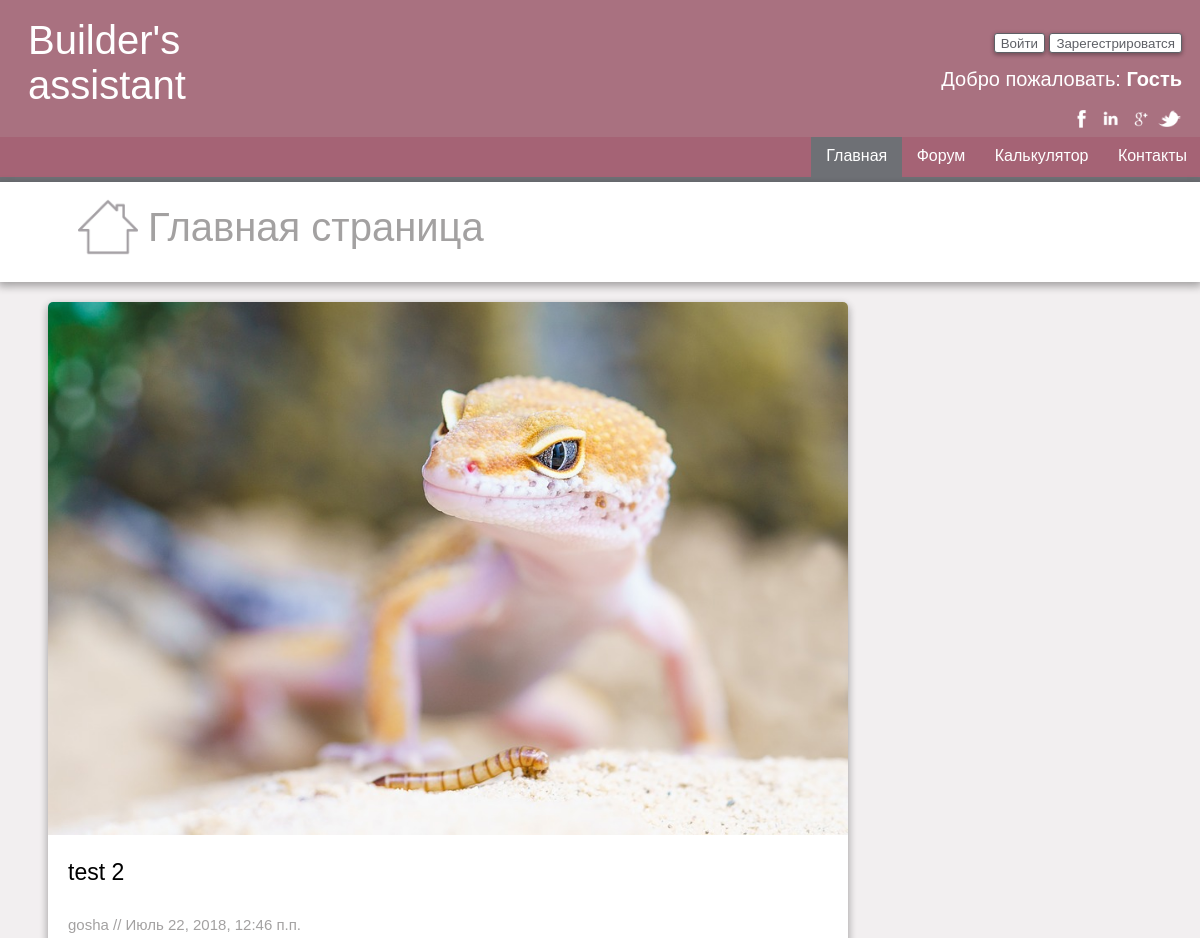
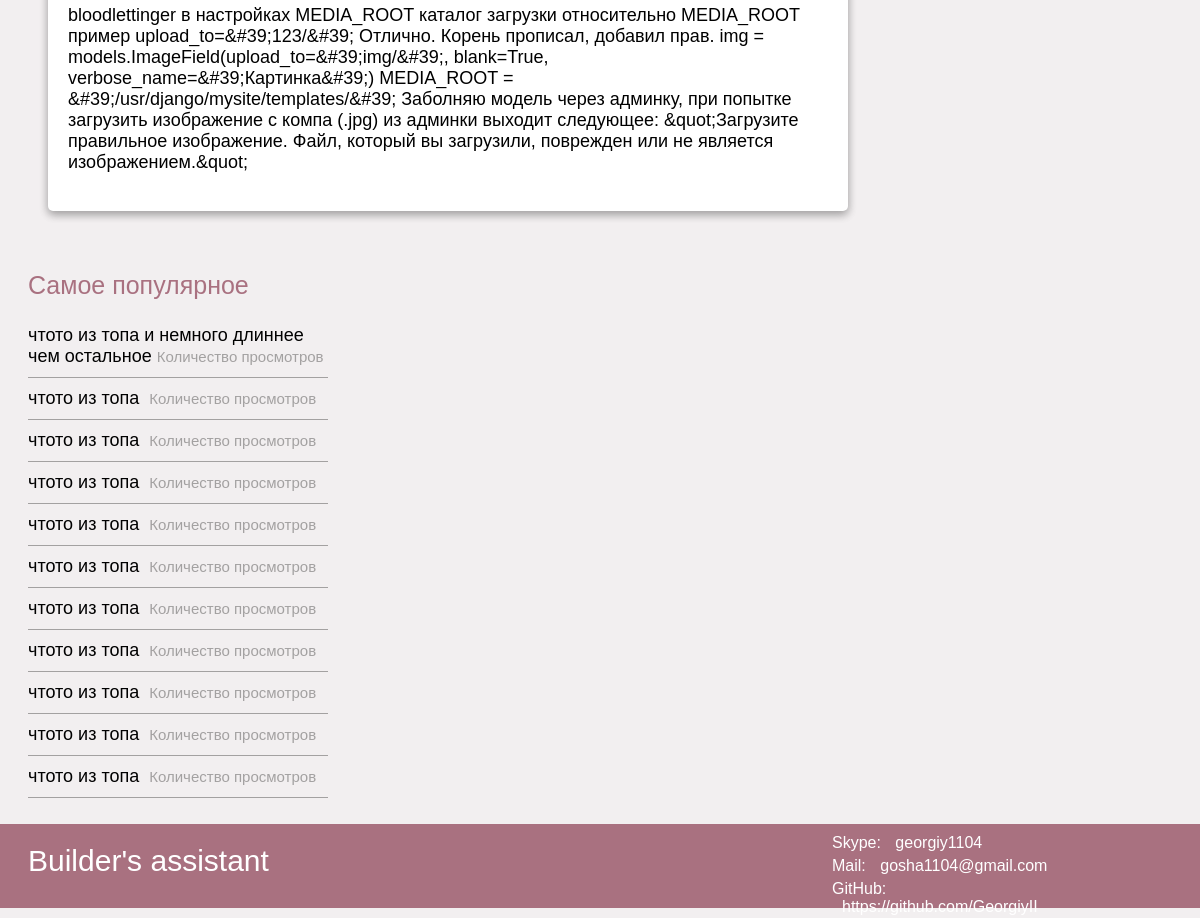
/2, run on the app's committed database (2 pictures, top to bottom).
### news/models.py (models this page shows)
class Article (models.Model):
    article_capture = models.CharField(max_length=100)
    article_text = models.TextField(u'Текст статьи')
    article_short = models.TextField(u'Описание статьи')
    article_image = models.ImageField(upload_to='static/articles/', default='static/articles/')
    article_author = models.CharField(max_length=100)
    article_date = models.DateTimeField(default=timezone.now)
    class Meta:
        ordering = ['-article_date']

### news/views.py (the view)
# urls.py: re_path(r'^(?P<pk>\d+)$', TemplateNews.as_view(), name='news'),
class TemplateNews (DetailView):
    template_name = "news.html"
    model = Article

### templates/news.html (shortened to what this page needs)
{% extends 'index.html' %}
{% load staticfiles %}
{% block content %}
    <div class="tab-name"><img src="{% static "images/home.png" %}"><span>Главная страница</span></div>
    <div class="middle">
        <div class="full-article">
            <img src="{{ object.article_image.url }}" class="image">
            <p class="caption">{{ object.article_capture }}</p>
            <p class="author">{{ object.article_author }} // {{ object.article_date }}</p>
            <p class="text">{{ object.article_text }}</p>
        </div>
    </div>
    {% include 'top_news.html' %}
{% endblock %}

### templates/index.html (shortened to what this page needs)
{% load staticfiles %}
<!DOCTYPE html>
<html lang="ru">
<head>
    <link rel="stylesheet" type="text/css" href="{% static "style.css" %}"/>
</head>
<body>
<div class="header" id="header">
    <div class="logotype"><a href="{% url 'main' %}">Builder's assistant</a></div>
    <div class="buttons">
        <button type="button" class="button in">Войти</button>
        <button type="button" class="button reg">Зарегестрироватся</button>
    </div>
    <div class="hello">Добро пожаловать: <strong>Гость</strong></div>
    <ul class="social">
        <li><a href="#" class="facebook"><img src="{% static "images/facebook.png" %}" width="25" height="25"></a></li>
        <li><a href="#" class="linkedin"><img src="{% static "images/linkedin.png" %}" width="25" height="25"></a></li>
        <li><a href="#" class="google"><img src="{% static "images/google_plus.png" %}" width="25" height="25"></a></li>
        <li><a href="#" class="twitter"><img src="{% static "images/twitter.png" %}" width="25" height="25"></a></li>
    </ul>
</div>
<div class="content">
    <ul class="menu-bar">
        <li><a href="{% url "main" %}">Главная</a></li>
        <li><a href="{% url "forum" %}">Форум</a></li>
        <li id="active-bar"><a href="{% url "calculator" %}">Калькулятор</a>
        </li>
        <li><a href="{% url "contacts" %}">Контакты</a></li>
    </ul>
    <div class="content-block">
        {% block content %}
        {% endblock content %}
    </div>
</div>
<div class="footer">
    <div class="logotype"><a href="#">Builder's assistant</a></div>
    <div class="contacts">
        <p>Skype: <a href="#">georgiy1104</a></p>
        <p>Mail: <a href="gosha1104@gmail.com">gosha1104@gmail.com</a></p>
        <p>GitHub: <a href="https://github.com/GeorgiyII">https://github.com/GeorgiyII</a></p>
    </div>
</div>
</body>
</html>

### templates/top_news.html
<div class="right-bar">
    <p class="right-name">Самое популярное</p>
    <ul class="right-top">
        <li><a href="#">чтото из топа и немного длиннее чем остальное<span>Количество просмотров</span></a></li>
        <li><a href="#">чтото из топа <span>Количество просмотров</span></a></li>
        <li><a href="#">чтото из топа <span>Количество просмотров</span></a></li>
        <li><a href="#">чтото из топа <span>Количество просмотров</span></a></li>
        <li><a href="#">чтото из топа <span>Количество просмотров</span></a></li>
        <li><a href="#">чтото из топа <span>Количество просмотров</span></a></li>
        <li><a href="#">чтото из топа <span>Количество просмотров</span></a></li>
        <li><a href="#">чтото из топа <span>Количество просмотров</span></a></li>
        <li><a href="#">чтото из топа <span>Количество просмотров</span></a></li>
        <li><a href="#">чтото из топа <span>Количество просмотров</span></a></li>
        <li><a href="#">чтото из топа <span>Количество просмотров</span></a></li>
    </ul>
</div>

### static/style.css (style rules this page uses)
body { background: #f2eff0; font-family: Gill Sans, sans-serif; }
.header { margin: -10px -10px 0 -10px; padding: 20px; background: #a97180; color: white; height: 100px; }
.header .logotype { font-family: "Comic Sans MS", cursive, sans-serif; font-size: 40px; padding: 0 10px 10px 10px; width: 170px; float: left; }
.header .logotype a { text-decoration: none; color: white; }
.header .buttons { text-align: right; margin-top: 15px; }
.header .buttons .button { height: 20px; color: #5e6066; background-color: white; border: 1px solid #5e6066; border-radius: 3px; box-shadow: 0 2px 4px 0 rgba(0,0,0,0.2), 0 1px 5px 0 rgba(0,0,0,0.19); }
.header .hello { text-align: right; margin-top: 15px; font-size: 20px; }
.header .social { margin-top: 15px; text-align: right; }
.header .social li { display: inline-block; }
.header .social a { color: white; text-decoration: none; }
.content .menu-bar { text-align: right; background-color: #a56375; margin: -1px -10px 0 -10px; border-bottom: 5px solid #6e7075; box-sizing: border-box; }
.content .menu-bar li { text-decoration: none; display: inline-block; padding: 0 15px 0 15px; margin-left: -5px; position: relative; text-align: center; }
.content .menu-bar .current { background-color: #6e7075; }
.content .menu-bar a { text-decoration: none; color: white; padding: 10px 0 10px 0; width: 100%; height: 20px; display: block; }
.tab-name { background-color: white; color: #a3a1a1; height: 100px; padding: 15px 0 0 80px; margin: 0 -10px 0 -10px; box-sizing: border-box; font-size: 40px; box-shadow: 0 4px 8px 0 rgba(0,0,0,0.2), 0 3px 10px 0 rgba(0,0,0,0.19); }
.tab-name img { display: inline-block; height: 60px; width: 60px; margin-right: 10px; vertical-align: middle; }
.tab-name span { display: inline-block; vertical-align: middle; }
.content .middle { width: 810px; padding: 20px 40px 20px 40px; display: inline-block; }
.content .right-bar { width: 320px; margin-top: 0; margin-left: 0; display: inline-block; vertical-align: top; padding: 20px; }
.content .right-bar .right-name { font-size: 25px; color: #a97180; margin-left: 0; margin-top: 0; }
.content .right-bar .right-top { margin-left: 0; padding-left: 0; }
.content .right-bar .right-top li { list-style-type: none; margin-top: 10px; margin-right: 20px; padding-bottom: 10px; border-bottom: 1px solid #a3a1a1; }
.content .right-bar .right-top a { text-decoration: none; color: black; font-size: 18px; }
.content .right-bar .right-top span { color: #a3a1a1; font-size: 15px; margin-left: 5px; }
.footer { margin: -10px -10px -10px -10px; padding: 20px; background: #a97180; color: white; }
.footer .logotype { font-family: "Comic Sans MS", cursive, sans-serif; font-size: 30px; padding: 0 10px 10px 10px; vertical-align: middle; display: inline-block; }
.footer .logotype a { text-decoration: none; color: white; }
.footer .contacts { width: 250px; height: 70px; float: right; margin-top: -10px; margin-right: 100px; }
.footer .contacts p { margin: 0 0 5px 0; }
.footer .contacts a { margin-left: 10px; color: white; text-decoration: none; }
.content .content-block { width: 100%; height:100%; }

### static/full_article.css (style rules this page uses)
.content .middle .full-article { width: 800px; background-color: white; border-radius: 5px; display: inline-block; margin-right: 60px; margin-bottom: 20px; box-shadow: 0 4px 8px 0 rgba(0,0,0,0.2), 0 3px 10px 0 rgba(0,0,0,0.19); box-sizing: border-box; position: relative; }
.content .middle .full-article .image { width: 100%; margin-bottom: 0; border-radius: 5px 5px 0 0; margin-bottom: 10px; }
.content .middle .full-article .caption { font-size: 23px; padding: 10px 20px 0 20px; margin-bottom: 20px; margin-top: 0; }
.content .middle .full-article .text { font-size: 18px; padding: 10px 20px 20px 20px; margin-top: 0; }
.content .middle .full-article .author { font-size: 15px; padding: 10px 20px 0 20px; color: #a3a1a1; margin-top: 0; margin-bottom: 0; }

### data on the page
Article: article_image (picture), article_capture "test 2", article_author "gosha", article_date "Июль 22, 2018, 12:46 п.п.", article_text "bloodlettinger в настройках MEDIA_ROOT каталог загрузки относительно MEDIA_ROOT пример upload_to=&#39;123/&#39; Отлично. Корень прописал, добавил прав. img = models.ImageField(upload_to=&#39;img/&#39;, blank=True, verbose_name=&#39;Картинка&#39;) MEDIA_ROOT = &#39;/usr/django/mysite/templates/&#39; Заболняю модель через админку, при попытке загрузить изображение с компа (.jpg) из админки выходит следующее: &quot;Загрузите правильное изображение. Файл, который вы загрузили, поврежден или не является изображением.&quot;"
